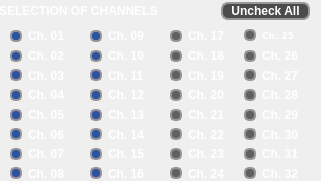
           <widget class="QFrame" name="channel_config_area">
            <property name="geometry">
             <rect>
              <x>30</x>
              <y>180</y>
              <width>321</width>
              <height>181</height>
             </rect>
            </property>
            <property name="styleSheet">
             <string notr="true">QLabel{color:#FFFFFF;font:7pt&quot;DejaVu Sans&quot;;font-weight:bold;}</string>
            </property>
            <widget class="QFrame" name="channel_08_area">
             <property name="geometry">
              <rect>
               <x>0</x>
               <y>29</y>
               <width>81</width>
               <height>151</height>
              </rect>
             </property>
             <property name="styleSheet">
              <string notr="true">QRadioButton{color:#FFFFFF;font:7pt&quot;DejaVu Sans&quot;;font-weight:bold;}QRadioButton::indicator::checked{border:2px solid #969696;border-radius:5px;background-color:#2C53A1;width:8px;height:8px;}QRadioButton::indicator::unchecked{border:2px solid #969696;border-radius:5px;background-color:#969696;width:8px;height:8px;}QRadioButton::indicator::!enabled{border:2px solid #969696;border-radius:5px;	background-color:#606060;width:8px;height:8px;color:#606060;}</string>
             </property>
             <property name="frameShape">
              <enum>QFrame::NoFrame</enum>
             </property>
             <property name="frameShadow">
              <enum>QFrame::Raised</enum>
             </property>
             <widget class="QWidget" name="gridLayoutWidget_11">
              <property name="geometry">
               <rect>
                <x>10</x>
                <y>0</y>
                <width>81</width>
                <height>151</height>
               </rect>
              </property>
              <layout class="QGridLayout" name="gridLayout_12">
               <item row="2" column="0">
                <widget class="QRadioButton" name="C03_button">
                 <property name="text">
                  <string notr="true">Ch. 03</string>
                 </property>
                 <property name="checkable">
                  <bool>true</bool>
                 </property>
                 <property name="checked">
                  <bool>true</bool>
                 </property>
                 <property name="autoExclusive">
                  <bool>false</bool>
                 </property>
                </widget>
               </item>
               <item row="3" column="0">
                <widget class="QRadioButton" name="C04_button">
                 <property name="text">
                  <string notr="true">Ch. 04</string>
                 </property>
                 <property name="checkable">
                  <bool>true</bool>
                 </property>
                 <property name="checked">
                  <bool>true</bool>
                 </property>
                 <property name="autoExclusive">
                  <bool>false</bool>
                 </property>
                </widget>
               </item>
               <item row="4" column="0">
                <widget class="QRadioButton" name="C05_button">
                 <property name="text">
                  <string notr="true">Ch. 05</string>
                 </property>
                 <property name="checkable">
                  <bool>true</bool>
                 </property>
                 <property name="checked">
                  <bool>true</bool>
                 </property>
                 <property name="autoExclusive">
                  <bool>false</bool>
                 </property>
                </widget>
               </item>
               <item row="5" column="0">
                <widget class="QRadioButton" name="C06_button">
                 <property name="text">
                  <string notr="true">Ch. 06</string>
                 </property>
                 <property name="checkable">
                  <bool>true</bool>
                 </property>
                 <property name="checked">
                  <bool>true</bool>
                 </property>
                 <property name="autoExclusive">
                  <bool>false</bool>
                 </property>
                </widget>
               </item>
               <item row="6" column="0">
                <widget class="QRadioButton" name="C07_button">
                 <property name="text">
                  <string notr="true">Ch. 07</string>
                 </property>
                 <property name="checkable">
                  <bool>true</bool>
                 </property>
                 <property name="checked">
                  <bool>true</bool>
                 </property>
                 <property name="autoExclusive">
                  <bool>false</bool>
                 </property>
                </widget>
               </item>
               <item row="0" column="0">
                <widget class="QRadioButton" name="C01_button">
                 <property name="text">
                  <string notr="true">Ch. 01</string>
                 </property>
                 <property name="checkable">
                  <bool>true</bool>
                 </property>
                 <property name="checked">
                  <bool>true</bool>
                 </property>
                 <property name="autoExclusive">
                  <bool>false</bool>
                 </property>
                </widget>
               </item>
               <item row="1" column="0">
                <widget class="QRadioButton" name="C02_button">
                 <property name="text">
                  <string notr="true">Ch. 02</string>
                 </property>
                 <property name="checkable">
                  <bool>true</bool>
                 </property>
                 <property name="checked">
                  <bool>true</bool>
                 </property>
                 <property name="autoExclusive">
                  <bool>false</bool>
                 </property>
                </widget>
               </item>
               <item row="7" column="0">
                <widget class="QRadioButton" name="C08_button">
                 <property name="text">
                  <string notr="true">Ch. 08</string>
                 </property>
                 <property name="checkable">
                  <bool>true</bool>
                 </property>
                 <property name="checked">
                  <bool>true</bool>
                 </property>
                 <property name="autoExclusive">
                  <bool>false</bool>
                 </property>
                </widget>
               </item>
              </layout>
             </widget>
            </widget>
            <widget class="QFrame" name="channel_16_area">
             <property name="geometry">
              <rect>
               <x>80</x>
               <y>29</y>
               <width>81</width>
               <height>151</height>
              </rect>
             </property>
             <property name="styleSheet">
              <string notr="true">QRadioButton{color:#FFFFFF;font:7pt&quot;DejaVu Sans&quot;;font-weight:bold;}QRadioButton::indicator::checked{border:2px solid #969696;border-radius:5px;background-color:#2C53A1;width:8px;height:8px;}QRadioButton::indicator::unchecked{border:2px solid #969696;border-radius:5px;background-color:#969696;width:8px;height:8px;}QRadioButton::indicator::!enabled{border:2px solid #969696;border-radius:5px;	background-color:#606060;width:8px;height:8px;color:#606060;}</string>
             </property>
             <property name="frameShape">
              <enum>QFrame::NoFrame</enum>
             </property>
             <property name="frameShadow">
              <enum>QFrame::Raised</enum>
             </property>
             <widget class="QWidget" name="gridLayoutWidget_10">
              <property name="geometry">
               <rect>
                <x>10</x>
                <y>0</y>
                <width>81</width>
                <height>151</height>
               </rect>
              </property>
              <layout class="QGridLayout" name="gridLayout_11">
               <item row="0" column="0">
                <widget class="QRadioButton" name="C09_button">
                 <property name="text">
                  <string notr="true">Ch. 09</string>
                 </property>
                 <property name="checkable">
                  <bool>true</bool>
                 </property>
                 <property name="checked">
                  <bool>true</bool>
                 </property>
                 <property name="autoExclusive">
                  <bool>false</bool>
                 </property>
                </widget>
               </item>
               <item row="2" column="0">
                <widget class="QRadioButton" name="C11_button">
                 <property name="text">
                  <string notr="true">Ch. 11</string>
                 </property>
                 <property name="checkable">
                  <bool>true</bool>
                 </property>
                 <property name="checked">
                  <bool>true</bool>
                 </property>
                 <property name="autoExclusive">
                  <bool>false</bool>
                 </property>
                </widget>
               </item>
               <item row="3" column="0">
                <widget class="QRadioButton" name="C12_button">
                 <property name="text">
                  <string notr="true">Ch. 12</string>
                 </property>
                 <property name="checkable">
                  <bool>true</bool>
                 </property>
                 <property name="checked">
                  <bool>true</bool>
                 </property>
                 <property name="autoExclusive">
                  <bool>false</bool>
                 </property>
                </widget>
               </item>
               <item row="1" column="0">
                <widget class="QRadioButton" name="C10_button">
                 <property name="text">
                  <string notr="true">Ch. 10</string>
                 </property>
                 <property name="checkable">
                  <bool>true</bool>
                 </property>
                 <property name="checked">
                  <bool>true</bool>
                 </property>
                 <property name="autoExclusive">
                  <bool>false</bool>
                 </property>
                </widget>
               </item>
               <item row="6" column="0">
                <widget class="QRadioButton" name="C15_button">
                 <property name="text">
                  <string notr="true">Ch. 15</string>
                 </property>
                 <property name="checkable">
                  <bool>true</bool>
                 </property>
                 <property name="checked">
                  <bool>true</bool>
                 </property>
                 <property name="autoExclusive">
                  <bool>false</bool>
                 </property>
                </widget>
               </item>
               <item row="4" column="0">
                <widget class="QRadioButton" name="C13_button">
                 <property name="text">
                  <string notr="true">Ch. 13</string>
                 </property>
                 <property name="checkable">
                  <bool>true</bool>
                 </property>
                 <property name="checked">
                  <bool>true</bool>
                 </property>
                 <property name="autoExclusive">
                  <bool>false</bool>
                 </property>
                </widget>
               </item>
               <item row="5" column="0">
                <widget class="QRadioButton" name="C14_button">
                 <property name="text">
                  <string notr="true">Ch. 14</string>
                 </property>
                 <property name="checkable">
                  <bool>true</bool>
                 </property>
                 <property name="checked">
                  <bool>true</bool>
                 </property>
                 <property name="autoExclusive">
                  <bool>false</bool>
                 </property>
                </widget>
               </item>
               <item row="7" column="0">
                <widget class="QRadioButton" name="C16_button">
                 <property name="text">
                  <string notr="true">Ch. 16</string>
                 </property>
                 <property name="checkable">
                  <bool>true</bool>
                 </property>
                 <property name="checked">
                  <bool>true</bool>
                 </property>
                 <property name="autoExclusive">
                  <bool>false</bool>
                 </property>
                </widget>
               </item>
              </layout>
             </widget>
            </widget>
            <widget class="QFrame" name="channel_32_area">
             <property name="enabled">
              <bool>false</bool>
             </property>
             <property name="geometry">
              <rect>
               <x>160</x>
               <y>29</y>
               <width>150</width>
               <height>151</height>
              </rect>
             </property>
             <property name="styleSheet">
              <string notr="true">QRadioButton{color:#FFFFFF;font:7pt&quot;DejaVu Sans&quot;;font-weight:bold;}QRadioButton::indicator::checked{border:2px solid #969696;border-radius:5px;background-color:#2C53A1;width:8px;height:8px;}QRadioButton::indicator::unchecked{border:2px solid #969696;border-radius:5px;background-color:#969696;width:8px;height:8px;}QRadioButton::indicator::!enabled{border:2px solid #969696;border-radius:5px;	background-color:#606060;width:8px;height:8px;color:#606060;}</string>
             </property>
             <property name="frameShape">
              <enum>QFrame::NoFrame</enum>
             </property>
             <property name="frameShadow">
              <enum>QFrame::Raised</enum>
             </property>
             <widget class="QWidget" name="gridLayoutWidget_5">
              <property name="geometry">
               <rect>
                <x>10</x>
                <y>0</y>
                <width>141</width>
                <height>151</height>
               </rect>
              </property>
              <layout class="QGridLayout" name="gridLayout_6">
               <item row="6" column="1">
                <widget class="QRadioButton" name="C31_button">
                 <property name="baseSize">
                  <size>
                   <width>0</width>
                   <height>0</height>
                  </size>
                 </property>
                 <property name="text">
                  <string notr="true">Ch. 31</string>
                 </property>
                 <property name="checkable">
                  <bool>true</bool>
                 </property>
                 <property name="checked">
                  <bool>true</bool>
                 </property>
                 <property name="autoExclusive">
                  <bool>false</bool>
                 </property>
                </widget>
               </item>
               <item row="7" column="0">
                <widget class="QRadioButton" name="C24_button">
                 <property name="text">
                  <string notr="true">Ch. 24</string>
                 </property>
                 <property name="checkable">
                  <bool>true</bool>
                 </property>
                 <property name="checked">
                  <bool>true</bool>
                 </property>
                 <property name="autoExclusive">
                  <bool>false</bool>
                 </property>
                </widget>
               </item>
               <item row="0" column="1">
                <widget class="QRadioButton" name="C25_button">
                 <property name="font">
                  <font>
                   <family>DejaVu Sans</family>
                   <pointsize>7</pointsize>
                   <weight>75</weight>
                   <italic>false</italic>
                   <bold>true</bold>
                  </font>
                 </property>
                 <property name="text">
                  <string notr="true">Ch. 25</string>
                 </property>
                 <property name="checkable">
                  <bool>true</bool>
                 </property>
                 <property name="checked">
                  <bool>true</bool>
                 </property>
                 <property name="autoExclusive">
                  <bool>false</bool>
                 </property>
                </widget>
               </item>
               <item row="3" column="0">
                <widget class="QRadioButton" name="C20_button">
                 <property name="text">
                  <string notr="true">Ch. 20</string>
                 </property>
                 <property name="checkable">
                  <bool>true</bool>
                 </property>
                 <property name="checked">
                  <bool>true</bool>
                 </property>
                 <property name="autoExclusive">
                  <bool>false</bool>
                 </property>
                </widget>
               </item>
               <item row="2" column="1">
                <widget class="QRadioButton" name="C27_button">
                 <property name="text">
                  <string notr="true">Ch. 27</string>
                 </property>
                 <property name="checkable">
                  <bool>true</bool>
                 </property>
                 <property name="checked">
                  <bool>true</bool>
                 </property>
                 <property name="autoExclusive">
                  <bool>false</bool>
                 </property>
                </widget>
               </item>
               <item row="4" column="0">
                <widget class="QRadioButton" name="C21_button">
                 <property name="text">
                  <string notr="true">Ch. 21</string>
                 </property>
                 <property name="checkable">
                  <bool>true</bool>
                 </property>
                 <property name="checked">
                  <bool>true</bool>
                 </property>
                 <property name="autoExclusive">
                  <bool>false</bool>
                 </property>
                </widget>
               </item>
               <item row="3" column="1">
                <widget class="QRadioButton" name="C28_button">
                 <property name="text">
                  <string notr="true">Ch. 28</string>
                 </property>
                 <property name="checkable">
                  <bool>true</bool>
                 </property>
                 <property name="checked">
                  <bool>true</bool>
                 </property>
                 <property name="autoExclusive">
                  <bool>false</bool>
                 </property>
                </widget>
               </item>
               <item row="4" column="1">
                <widget class="QRadioButton" name="C29_button">
                 <property name="text">
                  <string notr="true">Ch. 29</string>
                 </property>
                 <property name="checkable">
                  <bool>true</bool>
                 </property>
                 <property name="checked">
                  <bool>true</bool>
                 </property>
                 <property name="autoExclusive">
                  <bool>false</bool>
                 </property>
                </widget>
               </item>
               <item row="1" column="1">
                <widget class="QRadioButton" name="C26_button">
                 <property name="cursor">
                  <cursorShape>UpArrowCursor</cursorShape>
                 </property>
                 <property name="text">
                  <string notr="true">Ch. 26</string>
                 </property>
                 <property name="checkable">
                  <bool>true</bool>
                 </property>
                 <property name="checked">
                  <bool>true</bool>
                 </property>
                 <property name="autoExclusive">
                  <bool>false</bool>
                 </property>
                </widget>
               </item>
               <item row="6" column="0">
                <widget class="QRadioButton" name="C23_button">
                 <property name="text">
                  <string notr="true">Ch. 23</string>
                 </property>
                 <property name="checkable">
                  <bool>true</bool>
                 </property>
                 <property name="checked">
                  <bool>true</bool>
                 </property>
                 <property name="autoExclusive">
                  <bool>false</bool>
                 </property>
                </widget>
               </item>
               <item row="2" column="0">
                <widget class="QRadioButton" name="C19_button">
                 <property name="text">
                  <string notr="true">Ch. 19</string>
                 </property>
                 <property name="checkable">
                  <bool>true</bool>
                 </property>
                 <property name="checked">
                  <bool>true</bool>
                 </property>
                 <property name="autoExclusive">
                  <bool>false</bool>
                 </property>
                </widget>
               </item>
               <item row="5" column="0">
                <widget class="QRadioButton" name="C22_button">
                 <property name="text">
                  <string notr="true">Ch. 22</string>
                 </property>
                 <property name="checkable">
                  <bool>true</bool>
                 </property>
                 <property name="checked">
                  <bool>true</bool>
                 </property>
                 <property name="autoExclusive">
                  <bool>false</bool>
                 </property>
                </widget>
               </item>
               <item row="7" column="1">
                <widget class="QRadioButton" name="C32_button">
                 <property name="text">
                  <string notr="true">Ch. 32</string>
                 </property>
                 <property name="checkable">
                  <bool>true</bool>
                 </property>
                 <property name="checked">
                  <bool>true</bool>
                 </property>
                 <property name="autoExclusive">
                  <bool>false</bool>
                 </property>
                </widget>
               </item>
               <item row="0" column="0">
                <widget class="QRadioButton" name="C17_button">
                 <property name="text">
                  <string notr="true">Ch. 17</string>
                 </property>
                 <property name="checkable">
                  <bool>true</bool>
                 </property>
                 <property name="checked">
                  <bool>true</bool>
                 </property>
                 <property name="autoExclusive">
                  <bool>false</bool>
                 </property>
                </widget>
               </item>
               <item row="5" column="1">
                <widget class="QRadioButton" name="C30_button">
                 <property name="text">
                  <string notr="true">Ch. 30</string>
                 </property>
                 <property name="checkable">
                  <bool>true</bool>
                 </property>
                 <property name="checked">
                  <bool>true</bool>
                 </property>
                 <property name="autoExclusive">
                  <bool>false</bool>
                 </property>
                </widget>
               </item>
               <item row="1" column="0">
                <widget class="QRadioButton" name="C18_button">
                 <property name="text">
                  <string notr="true">Ch. 18</string>
                 </property>
                 <property name="checkable">
                  <bool>true</bool>
                 </property>
                 <property name="checked">
                  <bool>true</bool>
                 </property>
                 <property name="autoExclusive">
                  <bool>false</bool>
                 </property>
                </widget>
               </item>
              </layout>
             </widget>
            </widget>
            <widget class="QWidget" name="gridLayoutWidget_8">
             <property name="geometry">
              <rect>
               <x>-1</x>
               <y>0</y>
               <width>311</width>
               <height>22</height>
              </rect>
             </property>
             <layout class="QGridLayout" name="gridLayout_9">
              <item row="0" column="0">
               <widget class="QLabel" name="label_30">
                <property name="toolTip">
                 <string>&lt;html&gt;&lt;head/&gt;&lt;body&gt;&lt;p&gt;Select in this field how many and which channels will be used for data acquisition. The interface will only register selected channels.&lt;/p&gt;&lt;/body&gt;&lt;/html&gt;</string>
                </property>
                <property name="text">
                 <string notr="true">SELECTION OF CHANNELS</string>
                </property>
                <property name="alignment">
                 <set>Qt::AlignLeading|Qt::AlignLeft|Qt::AlignVCenter</set>
                </property>
               </widget>
              </item>
              <item row="0" column="2">
               <widget class="QPushButton" name="check_all_button">
                <property name="toolTip">
                 <string>&lt;html&gt;&lt;head/&gt;&lt;body&gt;&lt;p&gt;Check or uncheck all channels.&lt;/p&gt;&lt;/body&gt;&lt;/html&gt;</string>
                </property>
                <property name="styleSheet">
                 <string notr="true">QPushButton{border:2px solid #969696;border-radius:7px;background-color:#4B4B4B;color:#FFFFFF;font:6pt&quot;helvetica&quot;;font-weight:bold;padding-left: 8px; padding-right: 8px;}QPushButton:pressed{border:2px solid #A21F27;border-radius:8px;background-color:#A21F27;color:#FFFFFF;}</string>
                </property>
                <property name="text">
                 <string notr="true">Uncheck All</string>
                </property>
               </widget>
              </item>
              <item row="0" column="1">
               <spacer name="horizontalSpacer">
                <property name="orientation">
                 <enum>Qt::Horizontal</enum>
                </property>
                <property name="sizeHint" stdset="0">
                 <size>
                  <width>40</width>
                  <height>20</height>
                 </size>
                </property>
               </spacer>
              </item>
             </layout>
            </widget>
            <zorder>channel_08_area</zorder>
            <zorder>gridLayoutWidget_8</zorder>
            <zorder>channel_16_area</zorder>
            <zorder>channel_32_area</zorder>
           </widget>
